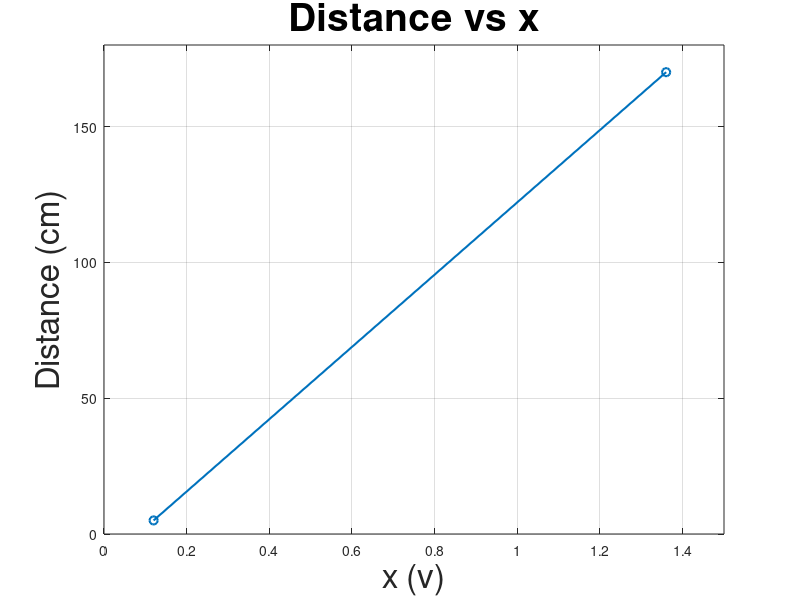

This chart was generated by the following MATLAB code: (Note: this script raises an error after producing the figure.)
% Define the data points
x = [0.12, 1.36]; % 横坐标 (单位: v)
distance = [5, 170]; % 纵坐标 (单位: cm)

% Create the plot
figure;
plot(x, distance, '-o', 'LineWidth', 1.5);
hold on;

% Label the axes
xlabel('x (v)', 'FontSize', 24); % 横坐标增加单位v，字体大小24
ylabel('Distance (cm)', 'FontSize', 24); % 纵坐标字体大小24

% Set the axis limits
xlim([0, 1.5]);
ylim([0, 180]);

% Add a grid
grid on;

% Add title
title('Distance vs x', 'FontSize', 28); % 设置标题字体大小

% Adjust tick labels font size
ax = gca; % 获取当前坐标轴
ax.FontSize = 24; % 设置刻度标签字体大小

% Display the plot
hold off;
